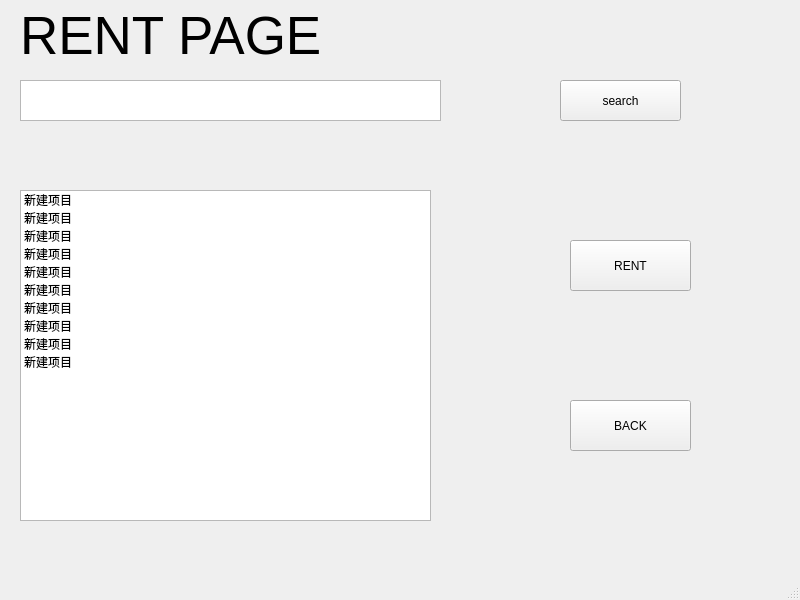
<?xml version="1.0" encoding="UTF-8"?>
<ui version="4.0">
 <class>MainWindow</class>
 <widget class="QMainWindow" name="MainWindow">
  <property name="geometry">
   <rect>
    <x>0</x>
    <y>0</y>
    <width>800</width>
    <height>600</height>
   </rect>
  </property>
  <property name="windowTitle">
   <string>MainWindow</string>
  </property>
  <widget class="QWidget" name="centralwidget">
   <widget class="QTextEdit" name="search">
    <property name="geometry">
     <rect>
      <x>20</x>
      <y>80</y>
      <width>421</width>
      <height>41</height>
     </rect>
    </property>
   </widget>
   <widget class="QPushButton" name="search_Button">
    <property name="geometry">
     <rect>
      <x>560</x>
      <y>80</y>
      <width>121</width>
      <height>41</height>
     </rect>
    </property>
    <property name="text">
     <string>search</string>
    </property>
   </widget>
   <widget class="QPushButton" name="back_Button">
    <property name="geometry">
     <rect>
      <x>570</x>
      <y>400</y>
      <width>121</width>
      <height>51</height>
     </rect>
    </property>
    <property name="text">
     <string>BACK</string>
    </property>
   </widget>
   <widget class="QPushButton" name="rent_Button">
    <property name="geometry">
     <rect>
      <x>570</x>
      <y>240</y>
      <width>121</width>
      <height>51</height>
     </rect>
    </property>
    <property name="text">
     <string>RENT</string>
    </property>
   </widget>
   <widget class="QLabel" name="label">
    <property name="geometry">
     <rect>
      <x>20</x>
      <y>10</y>
      <width>321</width>
      <height>51</height>
     </rect>
    </property>
    <property name="font">
     <font>
      <pointsize>40</pointsize>
     </font>
    </property>
    <property name="text">
     <string>RENT PAGE</string>
    </property>
   </widget>
   <widget class="QListWidget" name="listWidget">
    <property name="geometry">
     <rect>
      <x>20</x>
      <y>190</y>
      <width>411</width>
      <height>331</height>
     </rect>
    </property>
    <item>
     <property name="text">
      <string>新建项目</string>
     </property>
    </item>
    <item>
     <property name="text">
      <string>新建项目</string>
     </property>
    </item>
    <item>
     <property name="text">
      <string>新建项目</string>
     </property>
    </item>
    <item>
     <property name="text">
      <string>新建项目</string>
     </property>
    </item>
    <item>
     <property name="text">
      <string>新建项目</string>
     </property>
    </item>
    <item>
     <property name="text">
      <string>新建项目</string>
     </property>
    </item>
    <item>
     <property name="text">
      <string>新建项目</string>
     </property>
    </item>
    <item>
     <property name="text">
      <string>新建项目</string>
     </property>
    </item>
    <item>
     <property name="text">
      <string>新建项目</string>
     </property>
    </item>
    <item>
     <property name="text">
      <string>新建项目</string>
     </property>
    </item>
   </widget>
  </widget>
  <widget class="QMenuBar" name="menubar">
   <property name="geometry">
    <rect>
     <x>0</x>
     <y>0</y>
     <width>800</width>
     <height>21</height>
    </rect>
   </property>
  </widget>
  <widget class="QStatusBar" name="statusbar"/>
 </widget>
 <resources/>
 <connections/>
</ui>
